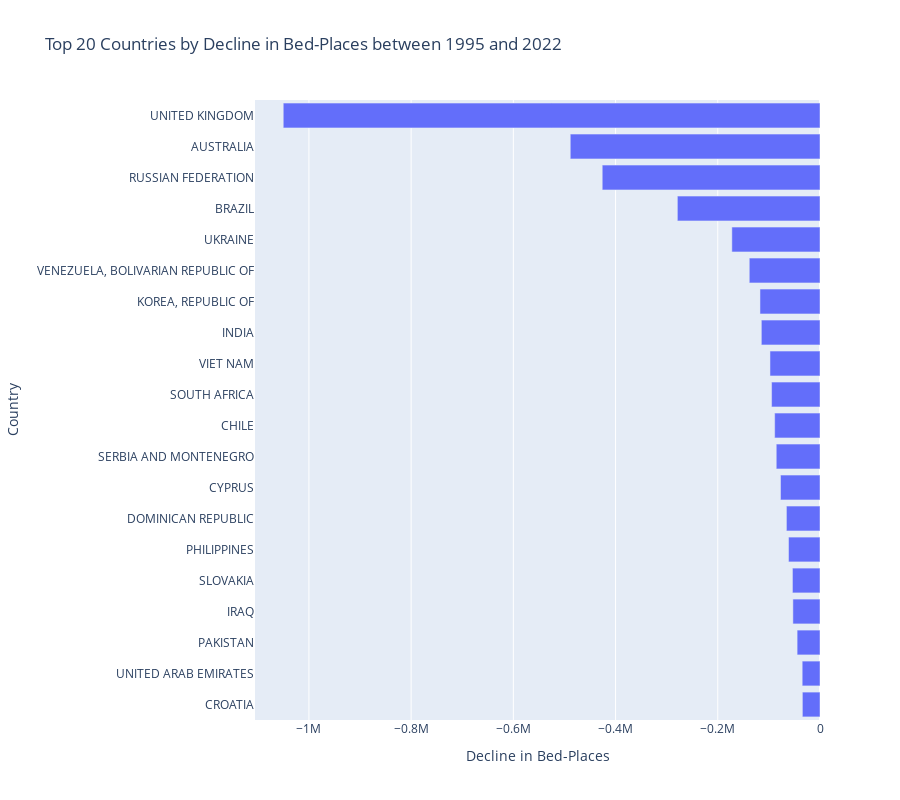

Notebook source saved alongside this figure:
### Code cell
# Visualisation
fig = px.bar(decline_result,
             x='Decline',
             y='Country',
             orientation='h',
             title='Top 20 Countries by Decline in Bed-Places between 1995 and 2022',
             labels={'Decline':'Decline in Bed-Places', 'Country':'Country'})
fig.update_layout(
    height=800,
    yaxis={'categoryorder':'total descending'}
)
fig.show()

### Figure 1 — Plotly figure (JSON) as saved in the notebook; plotly's stock layout.template omitted (floating-point values rounded to 4 significant figures)
{"data": [{"alignmentgroup": "True", "hovertemplate": "Decline in Bed-Places=%{x}<br>Country=%{y}<extra></extra>", "legendgroup": "", "marker": {"color": "#636efa", "pattern": {"shape": ""}}, "name": "", "offsetgroup": "", "orientation": "h", "showlegend": false, "textposition": "auto", "type": "bar", "x": [-1050223, -488629, -426102, -279100, -172468, -138399, -117418, -114772, -97860, -94744, -88705, -85608, -77259, -65696, -61586, -53916, -53069, -44767, -34844, -34497], "xaxis": "x", "y": ["UNITED KINGDOM", "AUSTRALIA", "RUSSIAN FEDERATION", "BRAZIL", "UKRAINE", "VENEZUELA, BOLIVARIAN REPUBLIC OF", "KOREA, REPUBLIC OF", "INDIA", "VIET NAM", "SOUTH AFRICA", "CHILE", "SERBIA AND MONTENEGRO", "CYPRUS", "DOMINICAN REPUBLIC", "PHILIPPINES", "SLOVAKIA", "IRAQ", "PAKISTAN", "UNITED ARAB EMIRATES", "CROATIA"], "yaxis": "y"}], "layout": {"barmode": "relative", "height": 800, "legend": {"tracegroupgap": 0}, "title": {"text": "Top 20 Countries by Decline in Bed-Places between 1995 and 2022"}, "xaxis": {"anchor": "y", "domain": [0, 1], "title": {"text": "Decline in Bed-Places"}}, "yaxis": {"anchor": "x", "categoryorder": "total descending", "domain": [0, 1], "title": {"text": "Country"}}}}
